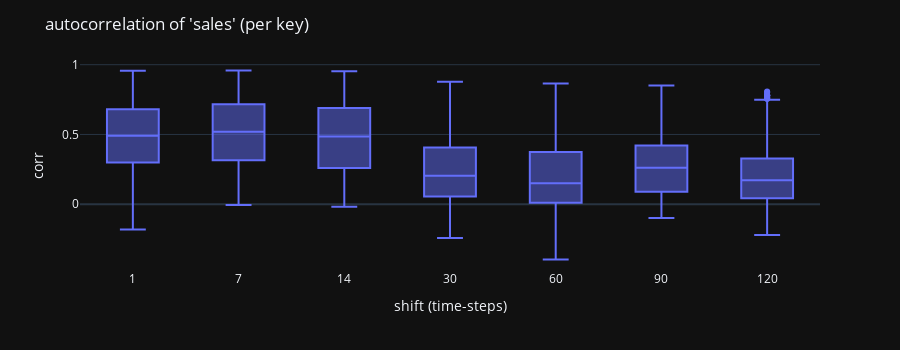

Here is the notebook cell this chart was saved with:
### Code cell
# NOTE Compute autocorrelation for the 'sales' column (per key)
# NOTE We see quite a strong temporal correlation, which diminishes as the time gap increases.

# pivot to create a dataframe containing the 'sales' values for each key
key_sales = (
    df.select("date", "sales", "store_nbr", "family_nbr")
    .pivot(index="date", on=["store_nbr", "family_nbr"], maintain_order=True)
    .head(-TARGET_STEPS)
    .drop("date")
)

# compute the autocorrelation of the key 'sales' values for various shifts
autocorr = {
    f"{shift}": [
        key_sales.select(pl.corr(key, pl.col(key).shift(shift))).item()
        for key in key_sales.columns
    ]
    for shift in [1, 7, 14, 30, 60, 90, 120]
}

px.box(pl.DataFrame(autocorr)).update_layout(
    title="autocorrelation of 'sales' (per key)",
    xaxis=dict(title="shift (time-steps)"),
    yaxis=dict(title="corr"),
    height=350,
)

### Figure 1 — Plotly figure (JSON) as saved in the notebook; plotly's stock layout.template omitted (floating-point values rounded to 4 significant figures; data arrays with more than 128 entries replaced by an {"elided": "..."} marker saying what was removed)
{"data": [{"alignmentgroup": "True", "hovertemplate": "variable=%{x}<br>value=%{y}<extra></extra>", "legendgroup": "", "marker": {"color": "#636efa"}, "name": "", "notched": false, "offsetgroup": "", "orientation": "v", "showlegend": false, "type": "box", "x": {"elided": "12474 str values"}, "x0": " ", "xaxis": "x", "y": {"elided": "12474 float values"}, "y0": " ", "yaxis": "y"}], "layout": {"boxmode": "group", "height": 350, "legend": {"tracegroupgap": 0}, "margin": {"t": 60}, "title": {"text": "autocorrelation of 'sales' (per key)"}, "xaxis": {"anchor": "y", "domain": [0, 1], "title": {"text": "shift (time-steps)"}}, "yaxis": {"anchor": "x", "domain": [0, 1], "title": {"text": "corr"}}}}
